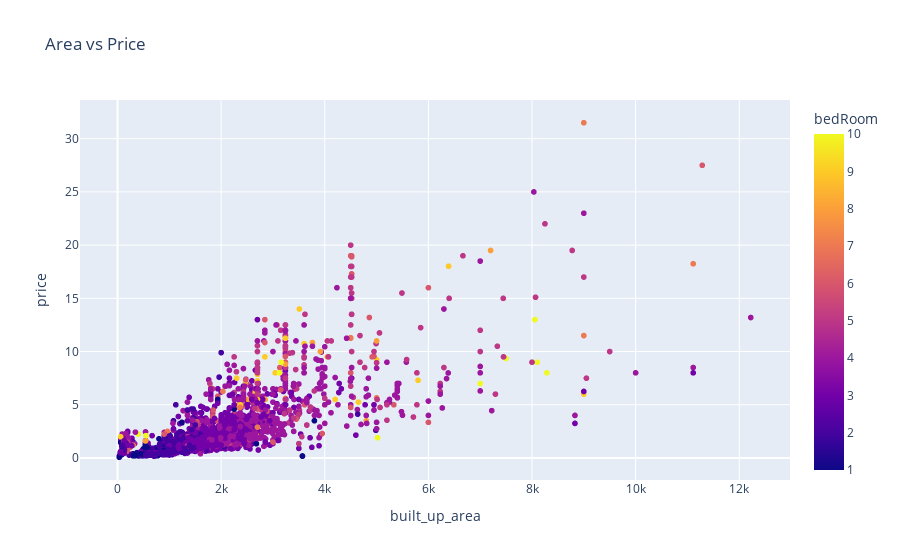

Notebook code cell kept with this figure:
### Code cell
fig

### Figure 1 — Plotly figure (JSON) as saved in the notebook; plotly's stock layout.template omitted (floating-point values rounded to 4 significant figures; data arrays with more than 128 entries replaced by an {"elided": "..."} marker saying what was removed)
{"data": [{"hovertemplate": "built_up_area=%{x}<br>price=%{y}<br>bedRoom=%{marker.color}<extra></extra>", "legendgroup": "", "marker": {"color": {"elided": "3540 int values"}, "coloraxis": "coloraxis", "symbol": "circle"}, "mode": "markers", "name": "", "showlegend": false, "type": "scattergl", "x": {"elided": "3540 float values"}, "xaxis": "x", "y": {"elided": "3540 float values"}, "yaxis": "y"}], "layout": {"coloraxis": {"colorbar": {"title": {"text": "bedRoom"}}, "colorscale": [[0, "#0d0887"], [0.1111, "#46039f"], [0.2222, "#7201a8"], [0.3333, "#9c179e"], [0.4444, "#bd3786"], [0.5556, "#d8576b"], [0.6667, "#ed7953"], [0.7778, "#fb9f3a"], [0.8889, "#fdca26"], [1, "#f0f921"]]}, "legend": {"tracegroupgap": 0}, "title": {"text": "Area vs Price"}, "xaxis": {"anchor": "y", "domain": [0, 1], "title": {"text": "built_up_area"}}, "yaxis": {"anchor": "x", "domain": [0, 1], "title": {"text": "price"}}}}
